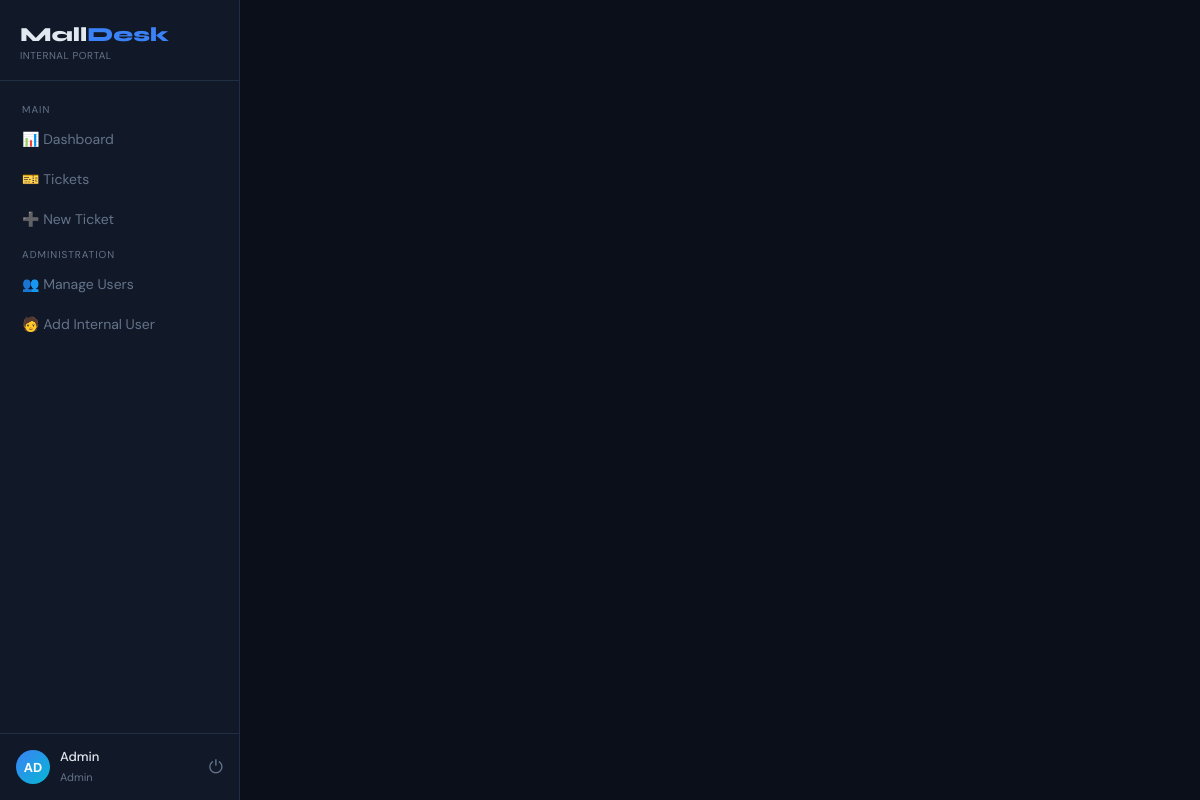
Screenshot of /accounts/register/ (signed in) with the database file from the repository.
### accounts/models.py (models this page shows, shortened)
class User(AbstractBaseUser, PermissionsMixin):
    EXTERNAL = 'external'   # Customer / shop owner outside the company
    INTERNAL = 'internal'   # Employee assigned to handle tickets
    MANAGER  = 'manager'    # Can assign tickets, track tasks
    ADMIN    = 'admin'      # Full access, creates internal users
    ROLE_CHOICES = [
        (EXTERNAL, 'External User'),
        (INTERNAL, 'Internal User'),
        (MANAGER,  'Manager'),
        (ADMIN,    'Admin'),
    ]
    email           = models.EmailField(unique=True)
    full_name       = models.CharField(max_length=150)
    mobile          = models.CharField(max_length=20, blank=True)
    role            = models.CharField(max_length=20, choices=ROLE_CHOICES, default=EXTERNAL)
    business_name   = models.CharField(max_length=200, blank=True, help_text="Shop/Business name for external users")
    project         = models.ForeignKey(
        'tickets.Mall', null=True, blank=True,
        on_delete=models.SET_NULL, related_name='external_users'
    )
    department      = models.ForeignKey(
        'tickets.Department', null=True, blank=True,
        on_delete=models.SET_NULL, related_name='members'
    )
    designation     = models.ForeignKey(
        'tickets.Designation', null=True, blank=True,
        on_delete=models.SET_NULL, related_name='users'
    )
    is_active       = models.BooleanField(default=True)
    is_staff        = models.BooleanField(default=False)
    date_joined     = models.DateTimeField(auto_now_add=True)
    objects = UserManager()
    USERNAME_FIELD  = 'email'
    REQUIRED_FIELDS = ['full_name']
    class Meta:
        verbose_name = 'User'
        verbose_name_plural = 'Users'
        ordering = ['-date_joined']
    @property
    def is_internal(self):
        return self.role in [self.INTERNAL, self.MANAGER, self.ADMIN]
    @property
    def is_manager_or_admin(self):
        return self.role in [self.MANAGER, self.ADMIN]

### accounts/views.py (the view)
# urls.py: path('register/', views.register_external,         name='register'),
def register_external(request):
    if request.method == 'POST':
        form = ExternalRegisterForm(request.POST)
        if form.is_valid():
            user = form.save()
            login(request, user)
            messages.success(request, f"Welcome, {user.full_name}! Your account has been created.")
            return redirect('/dashboard/')
    else:
        form = ExternalRegisterForm()
    return render(request, 'accounts/register.html', {'form': form})

### templates/accounts/register.html (shortened to what this page needs)
{% extends 'base.html' %}

### templates/base.html (shortened to what this page needs)
<!DOCTYPE html>
<html lang="en">
<head>
</head>
<body>
{% if user.is_authenticated %}
<div class="sidebar" id="sidebar">
  <div class="logo">
    <div class="logo-text">
      <h1>Mall<span>Desk</span></h1>
      <p>{% if user.is_internal %}Internal Portal{% else %}Customer Portal{% endif %}</p>
    </div>
  </div>
  <nav class="nav">
    <div class="nav-section">Main</div>
    <a href="{% url 'dashboard' %}" onclick="closeSidebar()" {% if request.resolver_match.url_name == 'dashboard' %}class="active"{% endif %}>📊 Dashboard</a>
    <a href="{% url 'ticket_list' %}" onclick="closeSidebar()" {% if 'ticket' in request.resolver_match.url_name %}class="active"{% endif %}>🎫 Tickets</a>
    <a href="{% url 'ticket_create' %}" onclick="closeSidebar()">➕ New Ticket</a>
    {% if user.is_manager_or_admin %}
    <div class="nav-section">Administration</div>
    <a href="{% url 'user_list' %}" onclick="closeSidebar()">👥 Manage Users</a>
    <a href="{% url 'create_internal_user' %}" onclick="closeSidebar()">🧑 Add Internal User</a>
    {% endif %}
  </nav>
  <div class="sidebar-user">
    <div class="avatar">{{ user.full_name|slice:":2"|upper }}</div>
    <div class="info">
      <p>{{ user.full_name|truncatechars:16 }}</p>
      <span>{{ user.get_role_display }}</span>
    </div>
    <a href="{% url 'logout' %}" style="background:none;border:none;color:var(--muted);cursor:pointer;margin-left:auto;font-size:18px;text-decoration:none;" title="Logout">⏻</a>
  </div>
</div>
<div class="main">
</div>
{% else %}
{% block auth_content %}{% endblock %}
{% block public_content %}{% endblock %}
{% endif %}
</body>
</html>

### templates/base.html (style rules this page uses)
:root { --bg:#0b0f1a;--surface:#111827;--surface2:#1a2235;--border:#1f2d45; --accent:#3b82f6;--accent2:#06b6d4;--danger:#ef4444;--success:#10b981; --warning:#f59e0b;--text:#e2e8f0;--muted:#64748b;--radius:12px; --sidebar-w:240px;--topbar-h:56px; }
* { box-sizing:border-box;margin:0;padding:0; }
body { font-family:'DM Sans',sans-serif;background:var(--bg);color:var(--text);min-height:100vh; }
.sidebar { width:var(--sidebar-w);min-height:100vh;background:var(--surface); border-right:1px solid var(--border);display:flex;flex-direction:column; position:fixed;top:0;left:0;z-index:100;transition:transform .25s ease; }
.logo { padding:22px 20px 18px;border-bottom:1px solid var(--border);display:flex;align-items:center;justify-content:space-between; }
.logo h1 { font-family:'Syne',sans-serif;font-size:20px;font-weight:800; }
.logo h1 span { color:var(--accent); }
.logo p { font-size:10px;color:var(--muted);margin-top:2px;letter-spacing:.5px;text-transform:uppercase; }
.logo-text { flex:1; }
.nav { padding:14px 10px;flex:1;overflow-y:auto; }
.nav-section { font-size:10px;color:var(--muted);letter-spacing:1px;text-transform:uppercase;padding:8px 12px 4px; }
.nav a { display:flex;align-items:center;gap:10px;padding:10px 12px;border-radius:8px;font-size:14px;color:var(--muted);text-decoration:none;transition:all .2s;margin-bottom:2px; }
.sidebar-user { padding:14px 16px;border-top:1px solid var(--border);display:flex;align-items:center;gap:10px; }
.avatar { width:34px;height:34px;border-radius:50%;background:linear-gradient(135deg,var(--accent),var(--accent2));display:flex;align-items:center;justify-content:center;font-size:13px;font-weight:700;color:#fff;flex-shrink:0; }
.sidebar-user .info p { font-size:13px;font-weight:500; }
.sidebar-user .info span { font-size:11px;color:var(--muted); }
.main { margin-left:var(--sidebar-w);flex:1;padding:28px 28px;min-height:100vh; }

### rows the page displays
User: full_name "AD", full_name "Admin", role "Admin"
